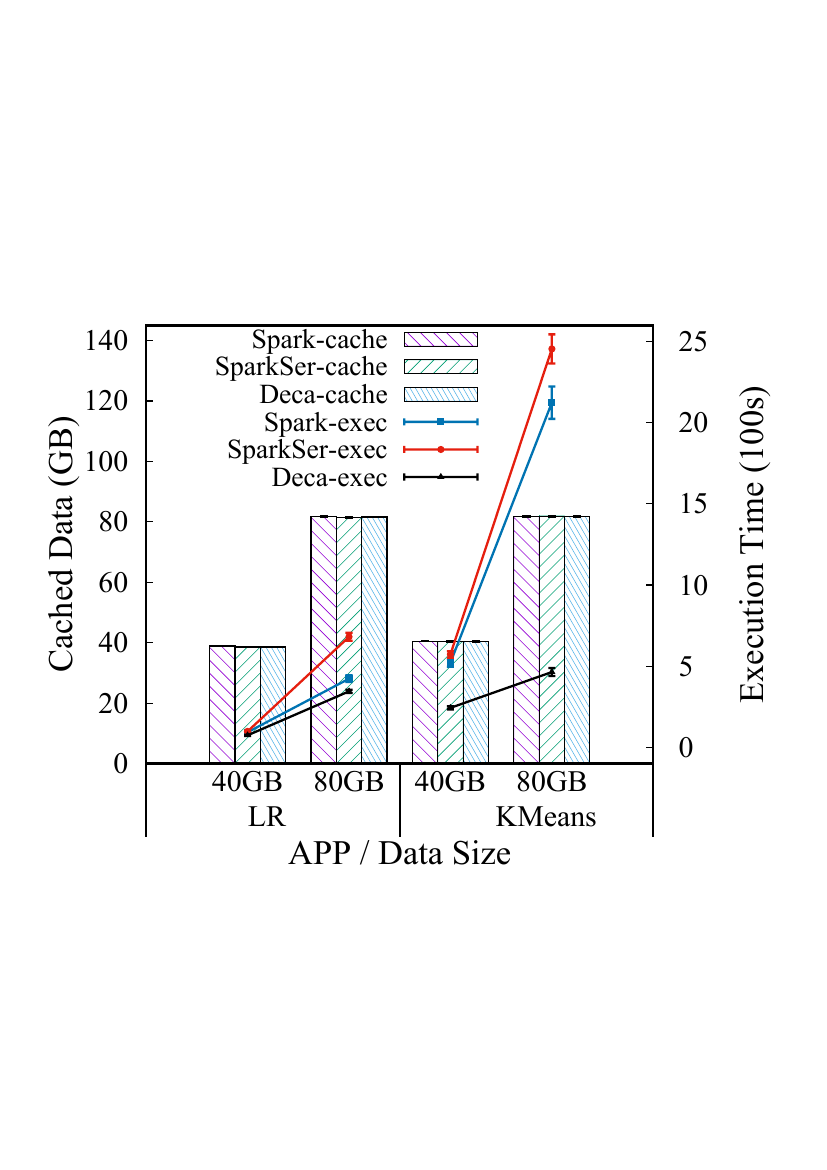

Reproduce this figure in gnuplot.
set terminal push
set terminal postscript eps solid color linewidth 2 "TimesNewRomanPSMT" 26
set output 'pc-lr-kmeans-errbar.eps'

set multiplot

set datafile separator ","
set style data histogram
set style histogram errorbars  gap 1
set style fill solid 0.4 border
set style fill pattern 4 border -1

set key left font ",27" at -0.8,145

set xlabel "APP / Data Size" font ",30" offset 0,-0.5

set xtics nomirror
set ytics nomirror
set ylabel "Cached Data (GB)" font ",30" offset 1.9,0
set yrange [0 : 145 ]
set ytics 0,20,140

set y2tics nomirror
set y2label "Execution Time (100s)" font ",30" offset -1.5,0
set y2range [-1:26]
set y2tics 0,5,25

set arrow 1 from graph 0,0 to graph 0,-1.0/6 nohead 
set arrow 2 from graph 1.0/2,0 to graph 1.0/2,-1.0/6 nohead 
set arrow 3 from graph 1,0 to graph 1,-1.0/6 nohead 


set key left font ",24" at -0.9,145

set xtic offset 0,0.4
set label "LR" at screen 0.3, 0.1
set label "KMeans" at screen 0.6,0.1

plot 'pc-lr-kmeans-cache-errbar.dat' using 3:4:xticlabels(2) title columnheader(3), \
     '' using 5:6:xticlabels(2) title columnheader(5),\
	 '' using 7:8:xticlabels(2) title columnheader(7),\
	 'pc-lr-kmeans-time-errbar.dat' using 1:($3/100):4:xticlabels(2) w yerrorlines pt 7 ps 0 lw 2 lc 6 axis x1y2 title columnheader(3), \
	 '' using 1:($5/100):6:xticlabels(2) w yerrorlines pt 7 ps 0 lw 2 lc 7 axis x1y2 title columnheader(5),\
	 '' using 1:($7/100):8:xticlabels(2) w yerrorlines pt 7 ps 0 lw 2 lc 8 axis x1y2 title columnheader(7)
unset key
unset border
unset multiplot

set output
#set terminal wxt
set terminal pop
